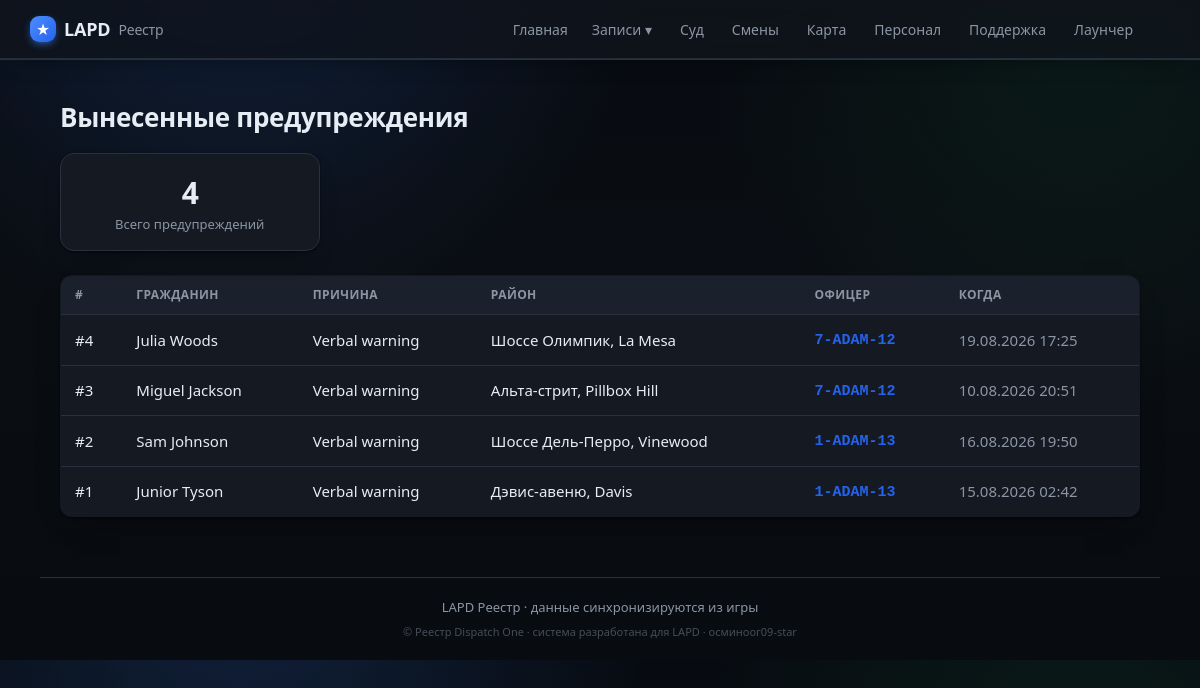
The app's page /warnings with its own data.
### tables this page shows
CREATE TABLE warnings (
                id INTEGER PRIMARY KEY AUTOINCREMENT,
                external_id TEXT UNIQUE,
                officer_id INTEGER,
                subject_name TEXT,
                issued_at TEXT,
                location TEXT,
                reason TEXT
            );

CREATE TABLE officers (
                id INTEGER PRIMARY KEY AUTOINCREMENT,
                callsign TEXT UNIQUE NOT NULL,
                name TEXT
            , current_status TEXT, status_since TEXT, rank TEXT, department TEXT, discord TEXT, is_admin INTEGER);

### app/main.py (the view)
@app.route("/warnings")
def warnings():
    return render_template("warnings.html", warnings=db.list_warnings(300))

### app/db.py (called while the page is built)
def fmt_dt(iso):
    try:
        dt = datetime.datetime.fromisoformat(iso)
        return dt.strftime("%d.%m.%Y %H:%M")
    except Exception:
        return iso or "—"

@contextmanager
def get_conn():
    conn = sqlite3.connect(config.DB_PATH)
    conn.row_factory = sqlite3.Row
    try:
        yield conn
        conn.commit()
    finally:
        conn.close()

def _row_to_warning(r):
    d = dict(r)
    d["issued_fmt"] = fmt_dt(r["issued_at"]) if r["issued_at"] else "—"
    return d

def list_warnings(limit=200, officer_id=None):
    q = """SELECT warnings.*, officers.callsign, officers.name AS officer_name
           FROM warnings LEFT JOIN officers ON officers.id = warnings.officer_id"""
    params = []
    if officer_id:
        q += " WHERE warnings.officer_id=?"; params.append(officer_id)
    q += " ORDER BY warnings.id DESC LIMIT ?"; params.append(limit)
    with get_conn() as c:
        return [_row_to_warning(r) for r in c.execute(q, params).fetchall()]

### app/main.py (called while the page is built)
@app.context_processor
def inject_globals():
    return {"community": config.COMMUNITY_NAME, "STATUS_RU": db.STATUS_RU,
            "staff_label": db.staff_label,
            "static_export": os.environ.get("STATIC_EXPORT") == "1",
            "build_id": time.strftime("%Y%m%d")}

### app/templates/warnings.html (shortened to what this page needs)
{% extends "base.html" %}
{% block content %}
<h1>Вынесенные предупреждения</h1>
<section class="stats">
  <div class="stat"><div class="num">{{ warnings|length }}</div><div class="lbl">Всего предупреждений</div></div>
</section>
{% if warnings %}
<table class="tbl">
  <thead><tr><th>#</th><th>Гражданин</th><th>Причина</th><th>Район</th><th>Офицер</th><th>Когда</th></tr></thead>
  <tbody>
  {% for w in warnings %}
    <tr>
      <td>#{{ w.id }}</td>
      <td><a class="row-link" href="{{ url_for('file_view', name=w.subject_name) }}">{{ w.subject_name }}</a></td>
      <td>{{ w.reason or '—' }}</td>
      <td>{{ w.location or '—' }}</td>
      <td>{% if w.callsign %}<a class="cs" href="{{ url_for('officer_view', callsign=w.callsign) }}">{{ w.callsign }}</a>{% else %}—{% endif %}</td>
      <td class="muted">{{ w.issued_fmt }}</td>
    </tr>
  {% endfor %}
  </tbody>
</table>
{% else %}
  <p class="empty">Предупреждений пока нет<span class="empty-sub">Появятся после игры.</span></p>
{% endif %}
{% endblock %}

### app/static/style.css (style rules this page uses)
:root { --bg:#0a0d12; --surface:#141922; --surface2:#1b212c; --border:#28313d; --text:#e7edf4; --muted:#8b95a4; --accent:#3b82f6; --accent2:#2563eb; --wanted:#ef4444; --ok:#22c55e; --gold:#eab308; --shadow:0 1px 2px rgba(0,0,0,.5), 0 12px 28px -16px rgba(0,0,0,.7); --radius:14px; }
* { box-sizing:border-box }
body { margin:0;background:var(--bg);color:var(--text); font-family:system-ui,-apple-system,"Segoe UI",Roboto,sans-serif;font-size:15px;line-height:1.5 }
a { color:inherit;text-decoration:none }
h1 { font-size:24px;margin:.2em 0 .6em }
.stats { display:grid;grid-template-columns:repeat(4,1fr);gap:14px;margin-bottom:24px }
.stat { background:var(--surface);border:1px solid var(--border);border-radius:12px;padding:16px;text-align:center }
.stat .num { font-size:30px;font-weight:700 }
.stat .lbl { color:var(--muted);font-size:13px }
.tbl { width:100%;border-collapse:collapse;background:var(--surface);border:1px solid var(--border);border-radius:12px;overflow:hidden }
.tbl th { text-align:left;font-size:12px;text-transform:uppercase;letter-spacing:.4px;color:var(--muted); padding:10px 14px;border-bottom:1px solid var(--border) }
.tbl td { padding:11px 14px;border-bottom:1px solid var(--border) }
.tbl tbody tr { cursor:pointer;transition:background .12s }
.tbl tbody tr:last-child td { border-bottom:none }
.row-link { color:var(--text);text-decoration:none }
.cs { font-family:ui-monospace,Consolas,monospace;color:var(--gold);font-weight:600 }
.muted { color:var(--muted) }
body { font-size:15px;-webkit-font-smoothing:antialiased;text-rendering:optimizeLegibility }
h1 { font-size:26px;font-weight:700;letter-spacing:-.3px }
.card,.stat,.tbl,.staff-row,.court-row,.officer-card,.district,.faq p,.dutylog li,.pen,.metric { box-shadow:var(--shadow) }
.card,.stat,.officer-card { border-radius:var(--radius) }
.stat { transition:transform .15s,border-color .15s }
.stat .num { letter-spacing:-1px }
main a.cs,main a[href]:not(.btn):not(.chip):not(.tag):hover { color:var(--accent2) }
.tbl th { background:var(--surface2) }
.tbl td { padding:12px 14px }
body { background: radial-gradient(circle at 20% -10%,rgba(59,130,246,.18),transparent 34%), radial-gradient(circle at 90% 8%,rgba(34,197,94,.08),transparent 30%), linear-gradient(180deg,#070b11 0%,#0a0d12 42%,#080b10 100%); }

### records on screen
warnings: id "4", subject_name "Julia Woods", reason "Verbal warning", location "Шоссе Олимпик, La Mesa", callsign "7-ADAM-12", issued_fmt "19.08.2026 17:25"
warnings: id "3", subject_name "Miguel Jackson", reason "Verbal warning", location "Альта-стрит, Pillbox Hill", callsign "7-ADAM-12", issued_fmt "10.08.2026 20:51"
warnings: id "2", subject_name "Sam Johnson", reason "Verbal warning", location "Шоссе Дель-Перро, Vinewood", callsign "1-ADAM-13", issued_fmt "16.08.2026 19:50"
warnings: id "1", subject_name "Junior Tyson", reason "Verbal warning", location "Дэвис-авеню, Davis", callsign "1-ADAM-13", issued_fmt "15.08.2026 02:42"

### other values on screen
{{ community }} "LAPD"
{{ warnings|length }} "4"
